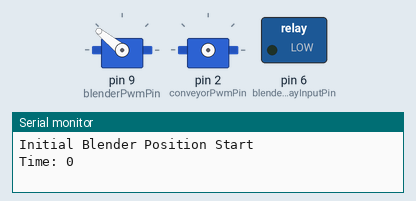
Recording of a sketch running on a simulated Arduino Uno, built with avr-gcc and run on an emulated ATmega328P. On the bench: 2 × servo, switched loads named in the sketch (green lamp = pin HIGH), the last lines printed to the serial monitor.

Above: at 0.1 s.
At 30.2 s:
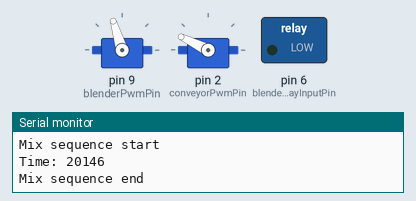
At 50.4 s:
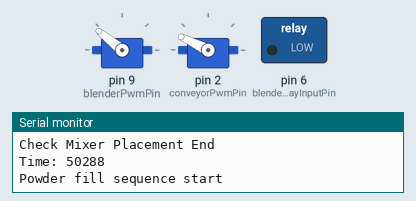
At 69.4 s:
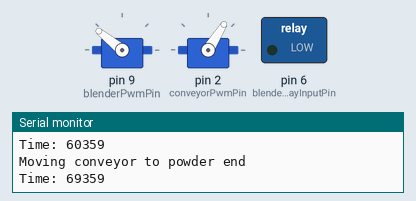
Timing chart, 0 to 70.9 s (numbered marks = the images above):
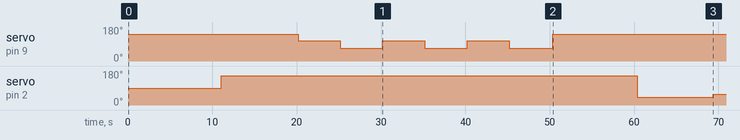

The sketch:

soylentMakerControllerPulleyWithConveyor.ino
```cpp
#include <Servo.h>

const int blenderPwmPin = 9;
const int blenderRelayInputPin = 6;
const int conveyorPwmPin = 2;
const int MIN_SERVO_RANGE = 600;
const int MAX_SERVO_RANGE = 2400;

/* In order to keep the motor in sync with the target angle, there is a delay at the end of each cycle
 * to allow the motor to catch up with the target angle.
 */
int directionSwitchDelayInMilliseconds = 3000;

const unsigned long blenderCycleInMilliseconds = 213000;

Servo conveyorServo;
const int MIN_CONVEYOR_POSITION = 600;
const int MAX_CONVEYOR_POSITION = 2400;
const int CONVEYOR_POWDER_FILL_POSITION = 1140;
const int CONVEYOR_POWDER_TRIGGER_POSITION = 980;
const int CONVEYOR_MIX_POSITION = 2130;
const int CONVEYOR_WATER_POSITION = 2100;

//Maximum time it takes for the conveyor to move from one end to another with a full load.
const int MAX_CONVEYOR_MOVE_IN_MILLISECONDS = 9000;
const unsigned long POWDER_FILL_TIME = 71000;

//general configuration
const unsigned int MIX_AND_FILL_CYCLES = 11;
const unsigned int MIX_SEQUENCES_PER_MIX_STAGE = 3;
const unsigned int MIX_SEQUENCES_PER_PLACEMENT_SEQUENCE = 3;
const unsigned long DRIP_TIME_IN_MILLISECONDS = 25000;

void setup() {
  Serial.begin(9600);
  setupBlenderServo();
  moveBlenderToInitialPosition();
  setupConveyorServo();
  setupBlenderRelay();
  checkMixerPlacementSequence(MIX_SEQUENCES_PER_PLACEMENT_SEQUENCE);
  generalMixAndFillSequence(MIX_AND_FILL_CYCLES, MIX_SEQUENCES_PER_MIX_STAGE);
  mixSequences(20);
}

void loop() {

}

void hardShutdown(){

}
```

BlenderRelayController.ino
```cpp
void turnOnBlender(){
  digitalWrite(blenderRelayInputPin, HIGH);
  Serial.println("Blender ON");
}

void turnOffBlender() {
  digitalWrite(blenderRelayInputPin, LOW);
  Serial.println("Blender OFF");
}

void setupBlenderRelay() {
  pinMode(blenderRelayInputPin, OUTPUT);
  digitalWrite(blenderRelayInputPin, LOW);
}
```

BlenderServoController.ino
```cpp
/* The motor has to do more work to move the mixer up the beam,
give it more time to get there or the target angle will increase,
faster than the motor can keep up.
*/
const int upDirectionCycleTimeInMilliseconds = 11000;
const int downDirectionCycleTimeInMilliseconds = 6000;

//Variables that determine the state of the app and motor.
String currentBlenderDirection = "UP";

Servo pulleyServo;
const int MIN_PULLEY_POSITION = 975;
const int MAX_PULLEY_POSITION = 2000;
const int LOW_BLEND_POSITION = 1250;
const int HIGH_BLEND_POSITION = 1650;
unsigned long pulleyDirectionSwitchTime = 0;
unsigned long blenderCycleEndTime = 0;
String pulleyDirection = "UP";

void setupBlenderServo(){
  pulleyServo.attach(blenderPwmPin);
}

void moveBlenderToInitialPosition(){
  printStepTimestamp("Initial Blender Position Start");
  switchPulleyDirectionToUp();
  delay(upDirectionCycleTimeInMilliseconds);
  printStepTimestamp("Initial Blender Position End");
}

void shutdownBlender(){
  pulleyServo.write(MAX_PULLEY_POSITION);
  delay(12500);
  pulleyServo.write(MIN_PULLEY_POSITION);
}

void switchPulleyDirectionIfNecessary(){
  if(millis() > pulleyDirectionSwitchTime){
    if(pulleyDirection == "LOW BLEND"){
      switchPulleyDirectionToHighBlendPosition();
      Serial.println("Switch Time!");
      Serial.println("Pulley Direction: " + (String) pulleyDirection);
      Serial.println("Next switch time is: " + (String) pulleyDirectionSwitchTime);
      return;
    }

    if(pulleyDirection == "HIGH BLEND"){
      switchPulleyDirectionToLowBlendPosition();
      Serial.println("Switch Time!");
      Serial.println("Pulley Direction: " + (String) pulleyDirection);
      Serial.println("Next switch time is: " + (String) pulleyDirectionSwitchTime);
    }
  }
}

void switchPulleyDirectionToUp(){
  pulleyDirection = "UP";
  pulleyDirectionSwitchTime = millis() + upDirectionCycleTimeInMilliseconds;
  pulleyServo.write(MAX_PULLEY_POSITION);
  delay(10);
}

void switchPulleyDirectionToBottom(){
  pulleyDirection = "DOWN";
  pulleyDirectionSwitchTime = millis() + downDirectionCycleTimeInMilliseconds;
  pulleyServo.write(MIN_PULLEY_POSITION);
  delay(10);
}

void switchPulleyDirectionToLowBlendPosition(){
  pulleyDirection = "LOW BLEND";
  pulleyDirectionSwitchTime = millis() + downDirectionCycleTimeInMilliseconds;
  pulleyServo.write(LOW_BLEND_POSITION);
  delay(10);
}

void switchPulleyDirectionToHighBlendPosition(){
  pulleyDirection = "HIGH BLEND";
  pulleyDirectionSwitchTime = millis() + upDirectionCycleTimeInMilliseconds;
  pulleyServo.write(HIGH_BLEND_POSITION);
  delay(10);
}
```

ConveyorServoController.ino
```cpp
void moveConveyorToBlender(){
  conveyorServo.write(CONVEYOR_MIX_POSITION);
}

void moveConveyorToWater(){
  conveyorServo.write(CONVEYOR_WATER_POSITION);
}

void moveConveyorToPowderTrigger(){
  conveyorServo.write(CONVEYOR_POWDER_TRIGGER_POSITION);
}

void moveConveyorToPowderFill(){
  conveyorServo.write(CONVEYOR_POWDER_FILL_POSITION);
}

void setupConveyorServo(){
  conveyorServo.attach(conveyorPwmPin);
}
```

Sequences.ino
```cpp
void generalMixAndFillSequence(unsigned int cycleCount, unsigned int mixSequencesPerMixStep){
  for(int i = 0; i < cycleCount; i++){
    powderFillSequence();
    mixSequences(mixSequencesPerMixStep);
  }
}

void checkMixerPlacementSequence(unsigned int mixSequencesPerPlacementSequence){
  printStepTimestamp("Check Mixer Placement Start");
  printStepTimestamp("Moving Conveyor To Port Start");
  moveConveyorToBlender();
  delay(MAX_CONVEYOR_MOVE_IN_MILLISECONDS);
  printStepTimestamp("Moving Conveyor To Port End");
  printStepTimestamp("Waiting for mixer placement adjustments start");
  for(int i = 0; i < mixSequencesPerPlacementSequence; i++){
    mixSequence();
  }
  printStepTimestamp("Waiting for mixer placement adjustments start");
  printStepTimestamp("Check Mixer Placement End");
}

void powderFillSequence() {
  printStepTimestamp("Powder fill sequence start");
  switchPulleyDirectionToUp();
  delay(10000);
  printStepTimestamp("Moving conveyor to powder start");
  moveConveyorToPowderTrigger();
  delay(MAX_CONVEYOR_MOVE_IN_MILLISECONDS);
  moveConveyorToPowderFill();
  printStepTimestamp("Moving conveyor to powder end");
  waitForPowderFill();
  printStepTimestamp("Moving conveyor to blender start");
  moveConveyorToBlender();
  delay(MAX_CONVEYOR_MOVE_IN_MILLISECONDS);
  printStepTimestamp("Moving conveyor to blender end");
  printStepTimestamp("Powder fill sequence end");
}

void waitForPowderFill() {
  printStepTimestamp("Waiting for powder fill start");
  delay(POWDER_FILL_TIME);
  printStepTimestamp("Waiting for powder fill end");
}

void mixSequence() {
  printStepTimestamp("Mix sequence start");
  switchPulleyDirectionToHighBlendPosition();
  delay(5000);
  switchPulleyDirectionToLowBlendPosition();
  delay(5000);
  printStepTimestamp("Mix sequence end");
}

void mixSequences(unsigned int sequenceCount) {
  turnOnBlender();
  for(int i = 0; i < sequenceCount; i++){
    printStepTimestamp("Mix sequence count is: " + (String) (i + 1));
    mixSequence();
  }
  turnOffBlender();
  switchPulleyDirectionToUp();
  delay(5000);
  delay(DRIP_TIME_IN_MILLISECONDS);
}

void gracefulShutdown(){
  printStepTimestamp("Graceful shutdown start");
  switchPulleyDirectionToUp();
  delay(10000);
  delay(MAX_CONVEYOR_MOVE_IN_MILLISECONDS);
  switchPulleyDirectionToBottom();
  printStepTimestamp("Graceful shutdown end");
}
```

Views.ino
```cpp
void printStepTimestamp(String stepName){
  Serial.println(stepName);
  Serial.println("Time: " + (String) millis());
  Serial.println();
}
```

Measured:
- by itself, servo on pin 2 (conveyorPwmPin): 90° → 154° at 11.1 s, → 42° 49.3 s later, → 58° 9.0 s later
- by itself, servo on pin 9 (blenderPwmPin): 141° → 107° at 20.2 s, → 68° 5.0 s later, → 107° 5.0 s later, → 68° 5.0 s later, … (7 changes in this stretch)
